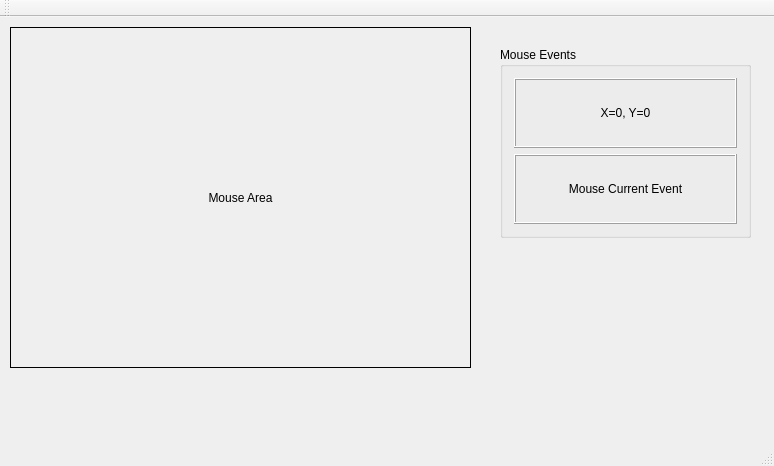
<?xml version="1.0" encoding="UTF-8"?>
<ui version="4.0">
 <class>MainWindow</class>
 <widget class="QMainWindow" name="MainWindow">
  <property name="geometry">
   <rect>
    <x>0</x>
    <y>0</y>
    <width>774</width>
    <height>466</height>
   </rect>
  </property>
  <property name="windowTitle">
   <string>MainWindow</string>
  </property>
  <widget class="QWidget" name="centralWidget">
   <widget class="my_qlabel" name="lblMouse">
    <property name="geometry">
     <rect>
      <x>10</x>
      <y>10</y>
      <width>461</width>
      <height>341</height>
     </rect>
    </property>
    <property name="mouseTracking">
     <bool>true</bool>
    </property>
    <property name="frameShape">
     <enum>QFrame::Box</enum>
    </property>
    <property name="text">
     <string>Mouse Area</string>
    </property>
    <property name="alignment">
     <set>Qt::AlignCenter</set>
    </property>
   </widget>
   <widget class="QGroupBox" name="groupBox">
    <property name="geometry">
     <rect>
      <x>500</x>
      <y>30</y>
      <width>251</width>
      <height>191</height>
     </rect>
    </property>
    <property name="title">
     <string>Mouse Events</string>
    </property>
    <layout class="QVBoxLayout" name="verticalLayout">
     <item>
      <widget class="QLabel" name="lblMouse_Current_Pos">
       <property name="frameShape">
        <enum>QFrame::Box</enum>
       </property>
       <property name="frameShadow">
        <enum>QFrame::Raised</enum>
       </property>
       <property name="text">
        <string>X=0, Y=0</string>
       </property>
       <property name="alignment">
        <set>Qt::AlignCenter</set>
       </property>
      </widget>
     </item>
     <item>
      <widget class="QLabel" name="lblMouse_Current_Event">
       <property name="frameShape">
        <enum>QFrame::Box</enum>
       </property>
       <property name="frameShadow">
        <enum>QFrame::Raised</enum>
       </property>
       <property name="text">
        <string>Mouse Current Event</string>
       </property>
       <property name="alignment">
        <set>Qt::AlignCenter</set>
       </property>
      </widget>
     </item>
    </layout>
   </widget>
  </widget>
  <widget class="QMenuBar" name="menuBar">
   <property name="geometry">
    <rect>
     <x>0</x>
     <y>0</y>
     <width>774</width>
     <height>22</height>
    </rect>
   </property>
  </widget>
  <widget class="QToolBar" name="mainToolBar">
   <attribute name="toolBarArea">
    <enum>TopToolBarArea</enum>
   </attribute>
   <attribute name="toolBarBreak">
    <bool>false</bool>
   </attribute>
  </widget>
  <widget class="QStatusBar" name="statusBar"/>
 </widget>
 <layoutdefault spacing="6" margin="11"/>
 <customwidgets>
  <customwidget>
   <class>my_qlabel</class>
   <extends>QLabel</extends>
   <header location="global">my_qlabel.h</header>
  </customwidget>
 </customwidgets>
 <resources/>
 <connections/>
</ui>
